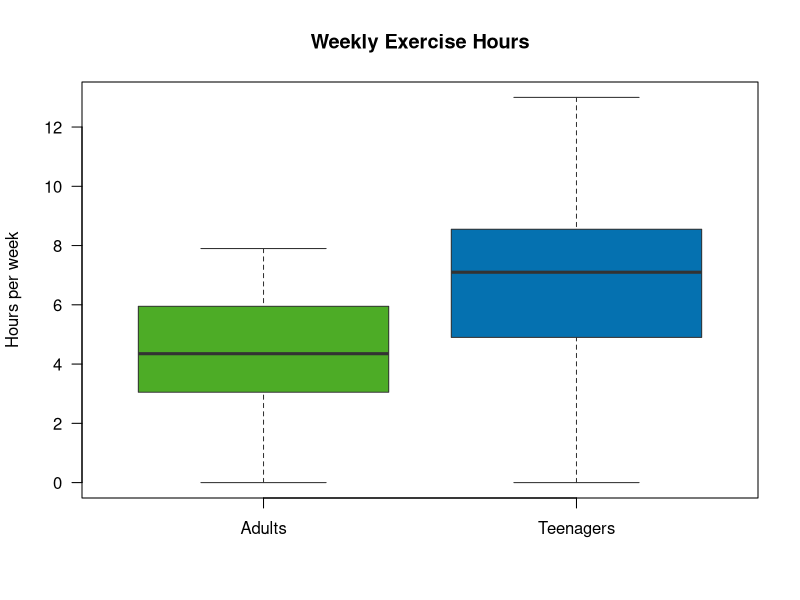

Reproduce this figure in R.
## ---- chunk 1
#| label: practice-data-achieved
#| echo: false

set.seed(111)
heights <- round(rnorm(20, 168, 9), 1)
cat("Heights (cm) of 20 Year 11 students:\n")
cat(sort(heights), "\n")
## ---- chunk 2
#| label: practice-solutions-achieved

set.seed(111)
heights <- round(rnorm(20, 168, 9), 1)

cat("1. Numerical, continuous — height can take any value within a range.\n\n")
cat("2. Mean:", round(mean(heights), 1), "cm\n\n")
cat("3. Median:", median(heights), "cm\n\n")
cat("4. Range:", max(heights) - min(heights), "cm\n\n")
cat("5. Likely symmetric (heights tend to be normally distributed).\n")
## ---- chunk 3
#| label: practice-data-merit

set.seed(222)
adults    <- round(pmax(0, rnorm(40, mean = 4.5, sd = 2.2)), 1)
teenagers <- round(pmax(0, rnorm(40, mean = 6.2, sd = 3.1)), 1)

summary_tbl <- data.frame(
  Group      = c("Adults", "Teenagers"),
  n          = 40,
  Mean       = round(c(mean(adults), mean(teenagers)), 2),
  Median     = c(median(adults), median(teenagers)),
  SD         = round(c(sd(adults), sd(teenagers)), 2),
  IQR        = round(c(IQR(adults), IQR(teenagers)), 2),
  Min        = c(min(adults), min(teenagers)),
  Max        = c(max(adults), max(teenagers))
)

knitr::kable(summary_tbl, caption = "Weekly exercise hours: adults vs teenagers")
## ---- chunk 4
#| label: fig-merit-boxplot
#| fig-cap: "Weekly exercise hours for adults and teenagers."

boxplot(
  list(Adults = adults, Teenagers = teenagers),
  col    = c("#4dac26", "#0571b0"),
  border = "#333",
  main   = "Weekly Exercise Hours",
  ylab   = "Hours per week",
  las    = 1
)
## ---- chunk 5
#| label: formulas-table
#| echo: false

formulas <- data.frame(
  Formula        = c("Mean", "Range", "IQR", "Probability", "Complement",
                     "Lower outlier fence", "Upper outlier fence"),
  Expression     = c(
    "x̄ = Σxᵢ / n",
    "Max − Min",
    "Q3 − Q1",
    "P(A) = favourable outcomes / total outcomes",
    "P(A') = 1 − P(A)",
    "Q1 − 1.5 × IQR",
    "Q3 + 1.5 × IQR"
  )
)

knitr::kable(formulas, col.names = c("Measure", "Formula"))
